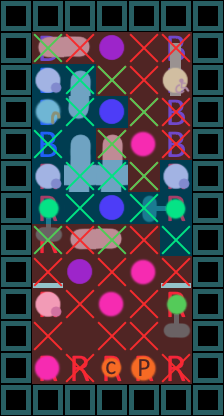

Rendered tile map (Tiled .tmx) drawn with the repository's tilesets; below, a short description and the full map source, tile grids included:
An orthogonal 7x13 tile map with 32x32 px tiles, 6 tile layers (bus, people, distancing, people, ...).

<map version="1.2" tiledversion="1.3.4" orientation="orthogonal" renderorder="right-down" width="7" height="13" tilewidth="32" tileheight="32" infinite="0" nextlayerid="9" nextobjectid="1">
 <tileset firstgid="1" source="rough sprites for level design.tsx" />
 <layer id="1" name="bus" width="7" height="13" locked="1">
  <data encoding="csv">
4,4,4,4,4,4,4,
4,1,0,0,0,1,4,
4,1,0,0,0,1,4,
4,1,0,0,0,1,4,
4,1,0,0,0,1,4,
4,2,0,0,0,2,4,
4,2,0,0,0,2,4,
4,2,0,0,0,0,4,
4,3,0,0,0,3,4,
4,2,0,0,0,2,4,
4,0,0,0,0,0,4,
4,2,2,2,2,2,4,
4,4,4,4,4,4,4
</data>
 </layer>
 <group id="5" name="Unmoveable">
  <layer id="6" name="people" width="7" height="13">
   <data encoding="csv">
0,0,0,0,0,0,0,
0,29,31,21,0,8,0,
0,0,0,0,0,16,0,
0,0,0,0,0,0,0,
0,0,0,0,7,0,0,
0,0,0,0,0,0,0,
0,0,0,0,0,0,0,
0,0,29,31,0,0,0,
0,0,21,0,7,0,0,
0,6,0,7,0,27,0,
0,0,0,0,0,19,0,
0,7,0,12,11,0,0,
0,0,0,0,0,0,0
</data>
  </layer>
  <layer id="7" name="distancing" width="7" height="13">
   <data encoding="csv">
0,0,0,0,0,0,0,
0,0,9,0,9,9,0,
0,0,0,9,9,0,0,
0,0,0,0,9,9,0,
0,0,0,9,0,9,0,
0,0,0,0,9,0,0,
0,0,0,0,0,0,0,
0,0,9,0,9,0,0,
0,9,0,9,0,9,0,
0,0,9,0,9,0,0,
0,9,0,9,9,0,0,
0,0,9,0,0,9,0,
0,0,0,0,0,0,0
</data>
  </layer>
 </group>
 <group id="4" name="Moveable">
  <layer id="2" name="people" width="7" height="13">
   <data encoding="csv">
0,0,0,0,0,0,0,
0,0,0,0,0,0,0,
0,6,22,0,0,0,0,
0,5,32,21,0,0,0,
0,0,22,22,0,0,0,
0,6,30,30,0,6,0,
0,27,0,21,18,26,0,
0,19,0,0,0,0,0,
0,0,0,0,0,0,0,
0,0,0,0,0,0,0,
0,0,0,0,0,0,0,
0,0,0,0,0,0,0,
0,0,0,0,0,0,0
</data>
  </layer>
  <layer id="3" name="distancing" width="7" height="13">
   <data encoding="csv">
0,0,0,0,0,0,0,
0,10,0,0,0,0,0,
0,0,10,10,0,0,0,
0,0,10,0,10,0,0,
0,10,0,10,0,0,0,
0,0,10,10,10,0,0,
0,0,10,0,10,0,0,
0,10,0,10,0,10,0,
0,0,0,0,0,0,0,
0,0,0,0,0,0,0,
0,0,0,0,0,0,0,
0,0,0,0,0,0,0,
0,0,0,0,0,0,0
</data>
  </layer>
 </group>
 <layer id="8" name="areas" width="7" height="13">
  <data encoding="csv">
0,0,0,0,0,0,0,
0,34,34,34,34,34,0,
0,33,33,34,34,34,0,
0,33,33,33,34,34,0,
0,33,33,34,34,34,0,
0,33,33,33,34,33,0,
0,33,33,33,33,33,0,
0,34,34,34,34,33,0,
0,34,34,34,34,34,0,
0,34,34,34,34,34,0,
0,34,34,34,34,34,0,
0,34,34,34,34,34,0,
0,0,0,0,0,0,0
</data>
 </layer>
</map>
